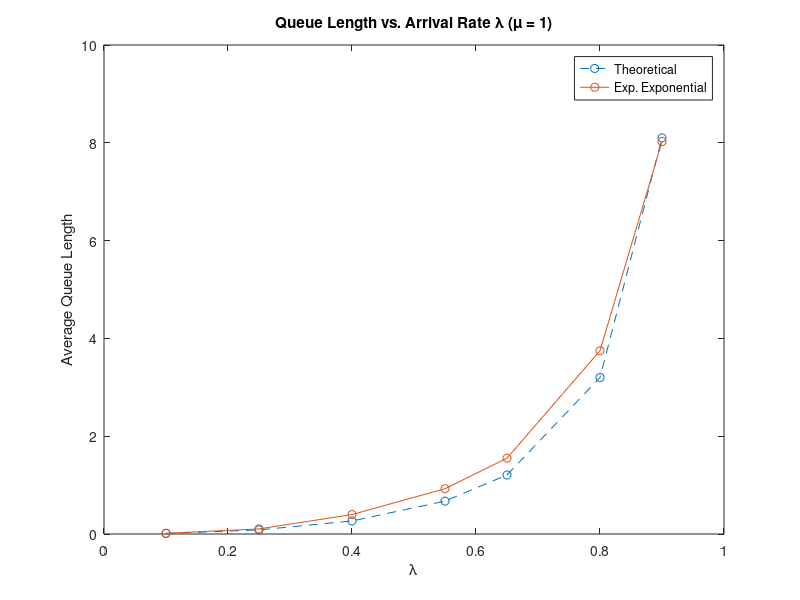
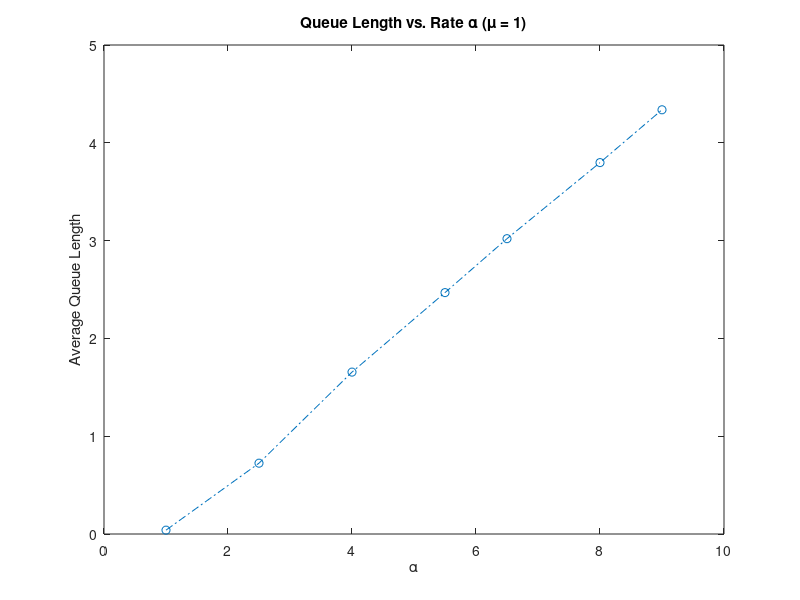
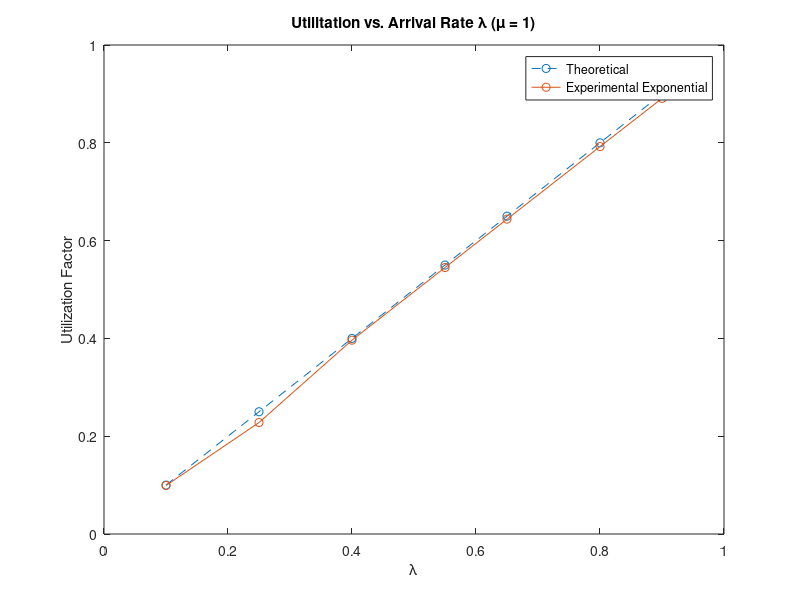
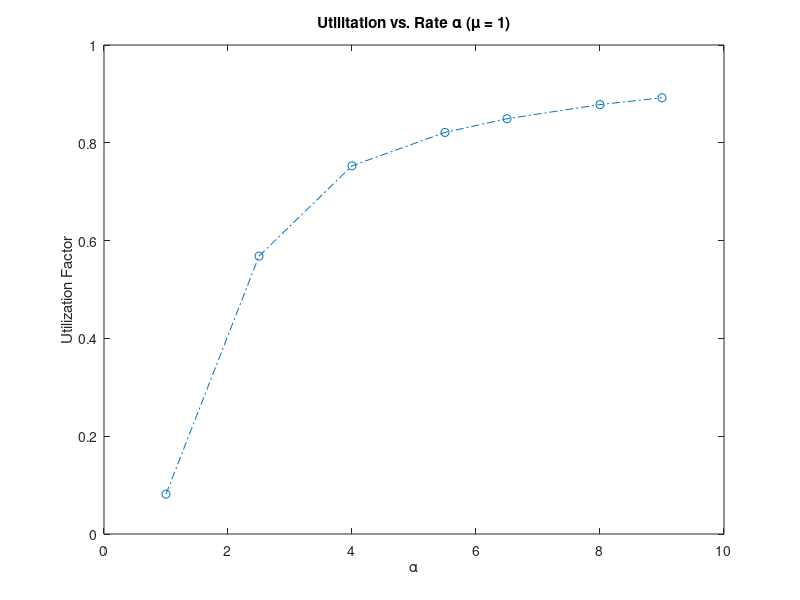

MATLAB code for these plots, in order:
clear; close all;

mu=1;
lambda=[0.1 0.25 0.4 0.55 0.65 0.8 0.9];
ro=lambda./mu;
N=ro.^2./(1-ro);


phase1p1 = csvread('statsp1.csv');
phase1p1ec = csvread('statsp1ec.csv');

phase1p3 = csvread('statsp3.csv');
phase1p3ec = csvread('statsp3ec.csv');


% Average queue length
sim_N = phase1p1(:,4);

figure;
plot(lambda, N, '--o');
hold on;
plot(lambda, sim_N, '-o');

title('Queue Length vs. Arrival Rate \lambda (\mu = 1)');
xlabel('\lambda');
ylabel('Average Queue Length');
legend('Theoretical','Exp. Exponential')

set(gcf,'PaperUnits','inches','PaperPosition',[0 0 8 6])
set(gcf,'visible','off');
print('queue_length.png','-dpng');

% Average queue length pareto
sim_Nec = phase1p1ec(:,4);

figure;
plot(lambda*10, sim_Nec, '-.o');

title('Queue Length vs. Rate \alpha (\mu = 1)');
xlabel('\alpha');
ylabel('Average Queue Length');

set(gcf,'PaperUnits','inches','PaperPosition',[0 0 8 6])
set(gcf,'visible','off');
print('queue_length_ec.png','-dpng');

% Utilization

sim_ro = phase1p1(:,5);

figure;
plot(lambda, ro, '--o');
hold on;
plot(lambda, sim_ro, '-o');

title('Utilitation vs. Arrival Rate \lambda (\mu = 1)');
xlabel('\lambda');
ylabel('Utilization Factor');
legend('Theoretical','Experimental Exponential')

set(gcf,'PaperUnits','inches','PaperPosition',[0 0 8 6])
set(gcf,'visible','off');
print('utilization.png','-dpng');


% Utilization pareto

sim_roec = phase1p1ec(:,5);

figure;
plot(lambda*10, sim_roec, '-.o');

title('Utilitation vs. Rate \alpha (\mu = 1)');
xlabel('\alpha');
ylabel('Utilization Factor');

set(gcf,'PaperUnits','inches','PaperPosition',[0 0 8 6])
set(gcf,'visible','off');
print('utilization_ec.png','-dpng');




% dropped packets

dropped_1 = phase1p3(1:5,6)';
dropped_20 = phase1p3(6:10,6)';
dropped_50 = phase1p3(11:15,6)';

lambda = [0.2 0.4 0.6 0.8 0.9];

figure;
plot(lambda, dropped_1, '-o');
hold on;
plot(lambda, dropped_20, '--o');
plot(lambda, dropped_50, '.-o');


title('Dropped Packets vs. Arrival Rate \lambda (\mu = 1)');
xlabel('\lambda');
ylabel('Dropped Packets');
legend('1 element queue', '20 element queue', '50 element queue');

set(gcf,'PaperUnits','inches','PaperPosition',[0 0 8 6])
set(gcf,'visible','off');
print('packets_dropped.png','-dpng');

% Dropped pareto

dropped_1ec = phase1p3(1:5,6)';
dropped_20ec = phase1p3(6:10,6)';
dropped_50ec = phase1p3(11:15,6)';

figure;
plot(lambda*10, dropped_1ec, '-o');
hold on;
plot(lambda*10, dropped_20ec, '--o');
plot(lambda*10, dropped_50ec, '.-o');


title('Dropped Packets vs. Arrival Rate \alpha (\mu = 1)');
xlabel('\alpha');
ylabel('Dropped Packets');
legend('1 element queue', '20 element queue', '50 element queue');

set(gcf,'PaperUnits','inches','PaperPosition',[0 0 8 6])
set(gcf,'visible','off');
print('packets_dropped_ec.png','-dpng');
